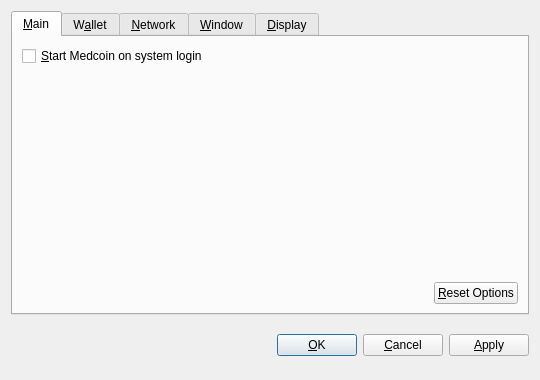
<?xml version="1.0" encoding="UTF-8"?>
<ui version="4.0">
 <class>OptionsDialog</class>
 <widget class="QDialog" name="OptionsDialog">
  <property name="geometry">
   <rect>
    <x>0</x>
    <y>0</y>
    <width>540</width>
    <height>380</height>
   </rect>
  </property>
  <property name="windowTitle">
   <string>Options</string>
  </property>
  <property name="modal">
   <bool>true</bool>
  </property>
  <layout class="QVBoxLayout" name="verticalLayout">
   <item>
    <widget class="QTabWidget" name="tabWidget">
     <property name="tabPosition">
      <enum>QTabWidget::North</enum>
     </property>
     <property name="currentIndex">
      <number>0</number>
     </property>
     <widget class="QWidget" name="tabMain">
      <attribute name="title">
       <string>&amp;Main</string>
      </attribute>
      <layout class="QVBoxLayout" name="verticalLayout_Main">
       <item>
        <widget class="QCheckBox" name="bitcoinAtStartup">
         <property name="toolTip">
          <string>Automatically start Medcoin after logging in to the system.</string>
         </property>
         <property name="text">
          <string>&amp;Start Medcoin on system login</string>
         </property>
        </widget>
       </item>
       <item>
        <spacer name="verticalSpacer_Main">
         <property name="orientation">
          <enum>Qt::Vertical</enum>
         </property>
         <property name="sizeHint" stdset="0">
          <size>
           <width>20</width>
           <height>40</height>
          </size>
         </property>
        </spacer>
       </item>
       <item>
        <layout class="QHBoxLayout" name="horizontalLayout_2_Main">
         <item>
          <spacer name="horizontalSpacer_2_Main">
           <property name="orientation">
            <enum>Qt::Horizontal</enum>
           </property>
           <property name="sizeHint" stdset="0">
            <size>
             <width>40</width>
             <height>20</height>
            </size>
           </property>
          </spacer>
         </item>
         <item>
          <widget class="QPushButton" name="resetButton">
           <property name="toolTip">
            <string>Reset all client options to default.</string>
           </property>
           <property name="text">
            <string>&amp;Reset Options</string>
           </property>
           <property name="autoDefault">
            <bool>false</bool>
           </property>
          </widget>
         </item>
        </layout>
       </item>
      </layout>
     </widget>
     <widget class="QWidget" name="tabWallet">
      <attribute name="title">
       <string>W&amp;allet</string>
      </attribute>
      <layout class="QVBoxLayout" name="verticalLayout_Network">
       <item>
        <widget class="QLabel" name="transactionFeeInfoLabel">
         <property name="text">
          <string>Optional transaction fee per kB that helps make sure your transactions are processed quickly. Most transactions are 1 kB.</string>
         </property>
         <property name="textFormat">
          <enum>Qt::PlainText</enum>
         </property>
         <property name="wordWrap">
          <bool>true</bool>
         </property>
        </widget>
       </item>
       <item>
        <layout class="QHBoxLayout" name="horizontalLayout_1_Main">
         <item>
          <widget class="QLabel" name="transactionFeeLabel">
           <property name="text">
            <string>Pay transaction &amp;fee</string>
           </property>
           <property name="textFormat">
            <enum>Qt::PlainText</enum>
           </property>
           <property name="buddy">
            <cstring>transactionFee</cstring>
           </property>
          </widget>
         </item>
         <item>
          <widget class="BitcoinAmountField" name="transactionFee"/>
         </item>
         <item>
          <spacer name="horizontalSpacer_1_Main">
           <property name="orientation">
            <enum>Qt::Horizontal</enum>
           </property>
           <property name="sizeHint" stdset="0">
            <size>
             <width>40</width>
             <height>20</height>
            </size>
           </property>
          </spacer>
         </item>
        </layout>
       </item>
       <item>
        <widget class="QLabel" name="label">
         <property name="text">
          <string>If you disable the spending of unconfirmed change, the change from a transaction cannot be used until that transaction has at least one confirmation. This also affects how your balance is computed.</string>
         </property>
         <property name="wordWrap">
          <bool>true</bool>
         </property>
        </widget>
       </item>
       <item>
        <widget class="QCheckBox" name="spendZeroConfChange">
         <property name="text">
          <string>Spend unconfirmed change  (experts only)</string>
         </property>
        </widget>
       </item>
       <item>
        <spacer name="verticalSpacer">
         <property name="orientation">
          <enum>Qt::Vertical</enum>
         </property>
         <property name="sizeHint" stdset="0">
          <size>
           <width>20</width>
           <height>40</height>
          </size>
         </property>
        </spacer>
       </item>
      </layout>
     </widget>
     <widget class="QWidget" name="tabNetwork">
      <attribute name="title">
       <string>&amp;Network</string>
      </attribute>
      <layout class="QVBoxLayout" name="verticalLayout_Network">
       <item>
        <widget class="QCheckBox" name="mapPortUpnp">
         <property name="toolTip">
          <string>Automatically open the Medcoin client port on the router. This only works when your router supports UPnP and it is enabled.</string>
         </property>
         <property name="text">
          <string>Map port using &amp;UPnP</string>
         </property>
        </widget>
       </item>
       <item>
        <widget class="QCheckBox" name="connectSocks">
         <property name="toolTip">
          <string>Connect to the Medcoin network through a SOCKS proxy (e.g. when connecting through Tor).</string>
         </property>
         <property name="text">
          <string>&amp;Connect through SOCKS proxy:</string>
         </property>
        </widget>
       </item>
       <item>
        <layout class="QHBoxLayout" name="horizontalLayout_Network">
         <item>
          <widget class="QLabel" name="proxyIpLabel">
           <property name="text">
            <string>Proxy &amp;IP:</string>
           </property>
           <property name="textFormat">
            <enum>Qt::PlainText</enum>
           </property>
           <property name="buddy">
            <cstring>proxyIp</cstring>
           </property>
          </widget>
         </item>
         <item>
          <widget class="QValidatedLineEdit" name="proxyIp">
           <property name="maximumSize">
            <size>
             <width>140</width>
             <height>16777215</height>
            </size>
           </property>
           <property name="toolTip">
            <string>IP address of the proxy (e.g. 127.0.0.1)</string>
           </property>
          </widget>
         </item>
         <item>
          <widget class="QLabel" name="proxyPortLabel">
           <property name="text">
            <string>&amp;Port:</string>
           </property>
           <property name="textFormat">
            <enum>Qt::PlainText</enum>
           </property>
           <property name="buddy">
            <cstring>proxyPort</cstring>
           </property>
          </widget>
         </item>
         <item>
          <widget class="QLineEdit" name="proxyPort">
           <property name="maximumSize">
            <size>
             <width>55</width>
             <height>16777215</height>
            </size>
           </property>
           <property name="toolTip">
            <string>Port of the proxy (e.g. 9050)</string>
           </property>
          </widget>
         </item>
         <item>
          <widget class="QLabel" name="socksVersionLabel">
           <property name="text">
            <string>SOCKS &amp;Version:</string>
           </property>
           <property name="textFormat">
            <enum>Qt::PlainText</enum>
           </property>
           <property name="buddy">
            <cstring>socksVersion</cstring>
           </property>
          </widget>
         </item>
         <item>
          <widget class="QValueComboBox" name="socksVersion">
           <property name="toolTip">
            <string>SOCKS version of the proxy (e.g. 5)</string>
           </property>
          </widget>
         </item>
         <item>
          <spacer name="horizontalSpacer_Network">
           <property name="orientation">
            <enum>Qt::Horizontal</enum>
           </property>
           <property name="sizeHint" stdset="0">
            <size>
             <width>40</width>
             <height>20</height>
            </size>
           </property>
          </spacer>
         </item>
        </layout>
       </item>
       <item>
        <spacer name="verticalSpacer_Network">
         <property name="orientation">
          <enum>Qt::Vertical</enum>
         </property>
         <property name="sizeHint" stdset="0">
          <size>
           <width>20</width>
           <height>40</height>
          </size>
         </property>
        </spacer>
       </item>
      </layout>
     </widget>
     <widget class="QWidget" name="tabWindow">
      <attribute name="title">
       <string>&amp;Window</string>
      </attribute>
      <layout class="QVBoxLayout" name="verticalLayout_Window">
       <item>
        <widget class="QCheckBox" name="minimizeToTray">
         <property name="toolTip">
          <string>Show only a tray icon after minimizing the window.</string>
         </property>
         <property name="text">
          <string>&amp;Minimize to the tray instead of the taskbar</string>
         </property>
        </widget>
       </item>
       <item>
        <widget class="QCheckBox" name="minimizeOnClose">
         <property name="toolTip">
          <string>Minimize instead of exit the application when the window is closed. When this option is enabled, the application will be closed only after selecting Quit in the menu.</string>
         </property>
         <property name="text">
          <string>M&amp;inimize on close</string>
         </property>
        </widget>
       </item>
       <item>
        <spacer name="verticalSpacer_Window">
         <property name="orientation">
          <enum>Qt::Vertical</enum>
         </property>
         <property name="sizeHint" stdset="0">
          <size>
           <width>20</width>
           <height>40</height>
          </size>
         </property>
        </spacer>
       </item>
      </layout>
     </widget>
     <widget class="QWidget" name="tabDisplay">
      <attribute name="title">
       <string>&amp;Display</string>
      </attribute>
      <layout class="QVBoxLayout" name="verticalLayout_Display">
       <item>
        <layout class="QHBoxLayout" name="horizontalLayout_1_Display">
         <item>
          <widget class="QLabel" name="langLabel">
           <property name="text">
            <string>User Interface &amp;language:</string>
           </property>
           <property name="textFormat">
            <enum>Qt::PlainText</enum>
           </property>
           <property name="buddy">
            <cstring>lang</cstring>
           </property>
          </widget>
         </item>
         <item>
          <widget class="QValueComboBox" name="lang">
           <property name="toolTip">
            <string>The user interface language can be set here. This setting will take effect after restarting Medcoin.</string>
           </property>
          </widget>
         </item>
        </layout>
       </item>
       <item>
        <layout class="QHBoxLayout" name="horizontalLayout_2_Display">
         <item>
          <widget class="QLabel" name="unitLabel">
           <property name="text">
            <string>&amp;Unit to show amounts in:</string>
           </property>
           <property name="textFormat">
            <enum>Qt::PlainText</enum>
           </property>
           <property name="buddy">
            <cstring>unit</cstring>
           </property>
          </widget>
         </item>
         <item>
          <widget class="QValueComboBox" name="unit">
           <property name="toolTip">
            <string>Choose the default subdivision unit to show in the interface and when sending coins.</string>
           </property>
          </widget>
         </item>
        </layout>
       </item>
       <item>
        <widget class="QCheckBox" name="displayAddresses">
         <property name="toolTip">
          <string>Whether to show Medcoin addresses in the transaction list or not.</string>
         </property>
         <property name="text">
          <string>&amp;Display addresses in transaction list</string>
         </property>
        </widget>
       </item>
       <item>
        <widget class="QCheckBox" name="coinControlFeatures">
         <property name="toolTip">
          <string>Whether to show coin control features or not.</string>
         </property>
         <property name="text">
          <string>Display coin &amp;control features (experts only!)</string>
         </property>
        </widget>
       </item>
       <item>
        <spacer name="verticalSpacer_Display">
         <property name="orientation">
          <enum>Qt::Vertical</enum>
         </property>
         <property name="sizeHint" stdset="0">
          <size>
           <width>20</width>
           <height>40</height>
          </size>
         </property>
        </spacer>
       </item>
      </layout>
     </widget>
    </widget>
   </item>
   <item>
    <layout class="QHBoxLayout" name="horizontalLayout_Buttons">
     <item>
      <spacer name="horizontalSpacer_1">
       <property name="orientation">
        <enum>Qt::Horizontal</enum>
       </property>
       <property name="sizeHint" stdset="0">
        <size>
         <width>40</width>
         <height>48</height>
        </size>
       </property>
      </spacer>
     </item>
     <item>
      <widget class="QLabel" name="statusLabel">
       <property name="font">
        <font>
         <weight>75</weight>
         <bold>true</bold>
        </font>
       </property>
       <property name="text">
        <string/>
       </property>
       <property name="textFormat">
        <enum>Qt::PlainText</enum>
       </property>
       <property name="wordWrap">
        <bool>true</bool>
       </property>
      </widget>
     </item>
     <item>
      <spacer name="horizontalSpacer_2">
       <property name="orientation">
        <enum>Qt::Horizontal</enum>
       </property>
       <property name="sizeHint" stdset="0">
        <size>
         <width>40</width>
         <height>48</height>
        </size>
       </property>
      </spacer>
     </item>
     <item>
      <widget class="QPushButton" name="okButton">
       <property name="text">
        <string>&amp;OK</string>
       </property>
      </widget>
     </item>
     <item>
      <widget class="QPushButton" name="cancelButton">
       <property name="text">
        <string>&amp;Cancel</string>
       </property>
       <property name="autoDefault">
        <bool>false</bool>
       </property>
      </widget>
     </item>
     <item>
      <widget class="QPushButton" name="applyButton">
       <property name="text">
        <string>&amp;Apply</string>
       </property>
       <property name="autoDefault">
        <bool>false</bool>
       </property>
      </widget>
     </item>
    </layout>
   </item>
  </layout>
 </widget>
 <customwidgets>
  <customwidget>
   <class>BitcoinAmountField</class>
   <extends>QSpinBox</extends>
   <header>bitcoinamountfield.h</header>
  </customwidget>
  <customwidget>
   <class>QValueComboBox</class>
   <extends>QComboBox</extends>
   <header>qvaluecombobox.h</header>
  </customwidget>
  <customwidget>
   <class>QValidatedLineEdit</class>
   <extends>QLineEdit</extends>
   <header>qvalidatedlineedit.h</header>
  </customwidget>
 </customwidgets>
 <resources/>
 <connections/>
</ui>
